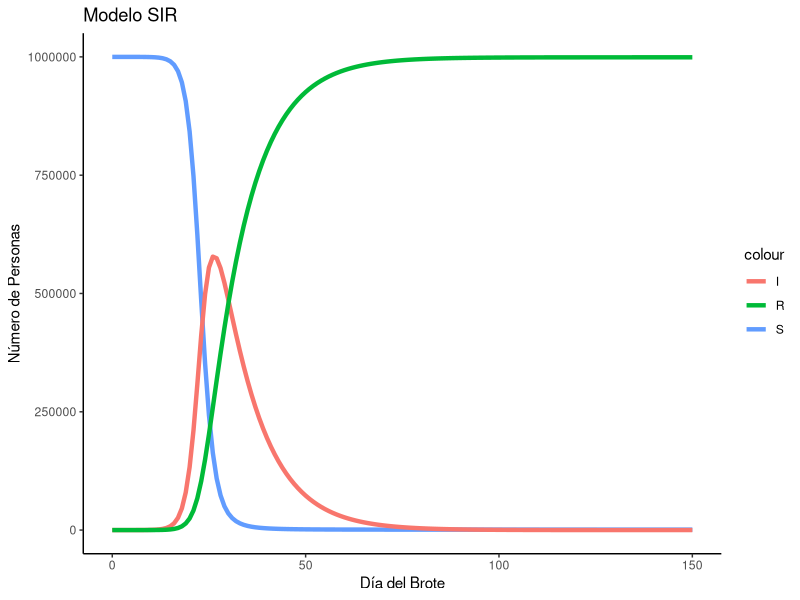
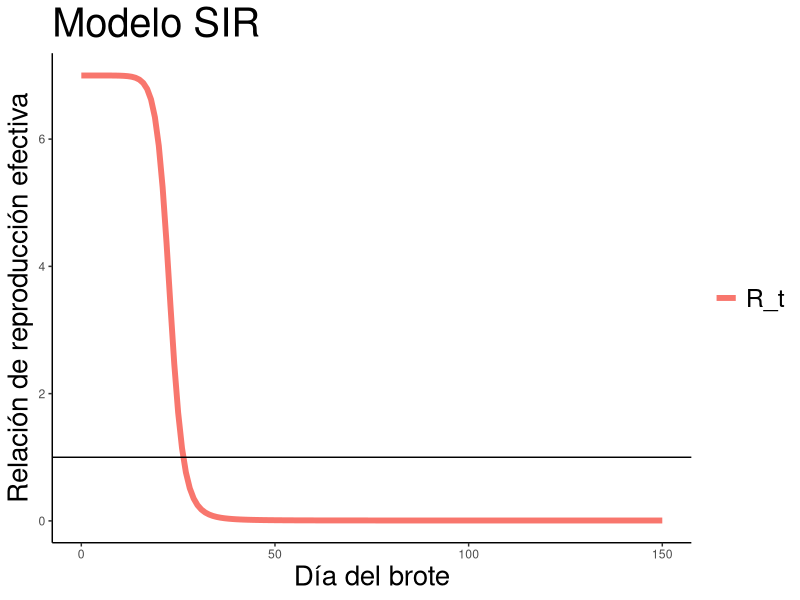
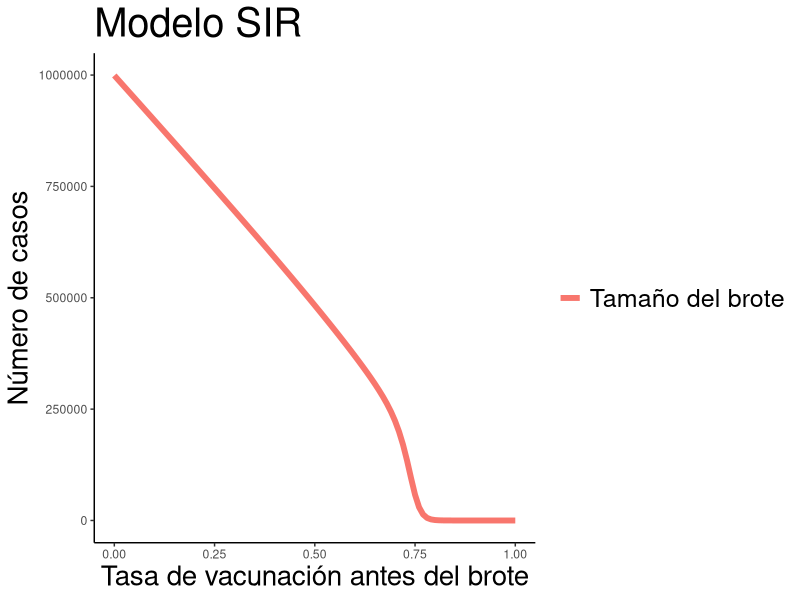

Reproduce these figures in R, in order.
## ---- chunk 1
# Dependencias de importación
 require ( deSolve )
 require ( ggplot2 ) 
## ---- chunk 2
# Función para crear el modelo SIR
 sir_model <-  function ( time , initial_pop , params ) {
  
   S = initial_pop [ 1 ]
   I = initial_pop [ 2 ]
   R = initial_pop [ 3 ]
  
   with ( as.list ( params ) , {
    
     N = S + I + R 
    dS =  - S * beta * I / N 
    dI = S * beta * I / N -  gamma * I 
    dR =  gamma * I 
    
    return ( list ( c ( dS , dI , dR ) ) ) 
  } ) 
} 
## ---- chunk 3
# Parámetros de entrada
 beta <- 0.7 
gamma  <- 0.1 
my_params <-  c ( beta = beta ,  gamma  =  gamma )
 initial_pop <-  c ( S =  999999 , I =  1 , R =  0 )
 time <- seq ( from =  0 , to =  150 , by =  1 ) 
## ---- chunk 4
# Ejecutar modelo
 my_sir <- ode ( initial_pop , time , sir_model , my_params ) 

# Convertir resultados a marco de datos
 my_sir <- as.data.frame ( my_sir )
## ---- chunk 5
ggplot(data = my_sir, aes(x = time)) +
  geom_line(aes(y = S, color = "S"), size = 1.5) +
  geom_line(aes(y = I, color = "I"), size = 1.5) +
  geom_line(aes(y = R, color = "R"), size = 1.5) +
  labs(title = "Modelo SIR", x = "Día del Brote", y = "Número de Personas") +
  theme_classic()

  
               
  
            
  
            
  
  
  
  
  
## ---- chunk 6
# Relación de reproducción efectiva
my_sir$R_t <- beta * my_sir$S / (gamma * (my_sir$S + my_sir$I + my_sir$R)) 

# Trazar R_t
ggplot() + 
  geom_line(data = my_sir, 
            aes(x = time, y = R_t, color = 'R_t'), size = 2) + 
  geom_hline(yintercept = 1) + # Línea crítica de control
  xlab('Día del brote') + 
  ylab('Relación de reproducción efectiva') + 
  ggtitle(paste0('Modelo SIR')) + # <--- Aquí estaba el error
  theme_classic() + 
  theme(legend.title = element_blank(), 
        axis.title = element_text(size = 20), 
        title = element_text(size = 24), 
        legend.text = element_text(size = 18))

## ---- chunk 7
# 1. Preparación de parámetros
total_cases_list <- c() 
vax_rate_list <- seq(0, 1, by = 0.01) # <-- Corregido: seq() sin espacio
pop <- 999999

for (vax_rate in vax_rate_list) 
{ 
  initial_pop <- c(S = pop *( 1 -vax_rate), I = 1 , R = pop *vax_rate) 
  
  # Ejecutar el modelo
   my_sir <- ode(initial_pop, time , sir_model, my_params) 
  
  # Convertir los resultados al marco de datos
   my_sir <- as.data.frame(my_sir) 
  
  #Agregar el total de casos a la lista
   total_cases_list <- c(total_cases_list, 
                        (my_sir$R[ length (my_sir$R)] - pop *vax_rate)) 
} 
## ---- chunk 8
#Gráfico de la tasa de vacunación frente al tamaño del brote
 vax_plot_df <- as.data.frame(matrix(c(vax_rate_list, total_cases_list), 
                                    ncol = 2 , byrow = FALSE)) 
colnames(vax_plot_df) <- c( 'Vax_rate' , 'Outbrote_size' ) 

## ---- chunk 9
# Trazar el tamaño del brote vs vacunación
ggplot() + 
  geom_line(data = vax_plot_df, 
            aes(x = Vax_rate, y = Outbrote_size, color = 'Tamaño del brote'), size = 2) + 
  xlab('Tasa de vacunación antes del brote') + 
  ylab('Número de casos') + 
  ggtitle(paste0('Modelo SIR')) + # <-- Corregido: paste0() unido
  theme_classic() + 
  theme(legend.title = element_blank(), 
        axis.title = element_text(size = 20), 
        title = element_text(size = 24), 
        legend.text = element_text(size = 18))
